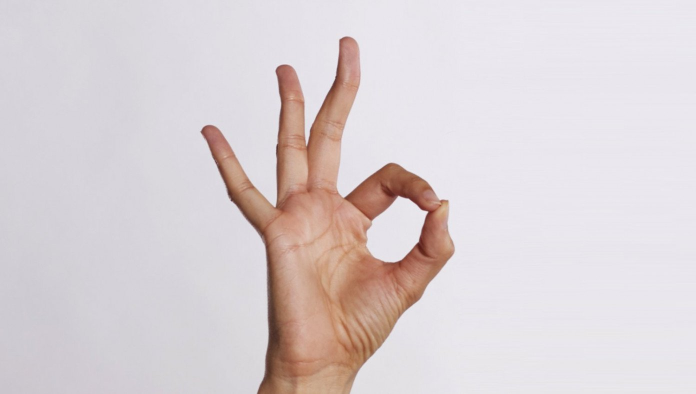
#> input picture hand.jpg, 1392 x 788 px (shown at 1/2 size)
$ python hand_contour.py
#> lines starting #> are read from the running program, lines starting #| are printed output that depends on the picture; after the words box and inside, x2 and y2 are one past the last pixel; in counts of white or black regions, pixels touching at a corner belong together
#Had to use 2 different gaussians becuase in the inverse, the hold in between the thumb and index finger wasnt detected
import cv2
import imutils

image = cv2.imread("hand.jpg")
#> image is the input picture: shape (788, 1392, 3); mean B, G, R 211.9, 209.4, 218.5
gray = cv2.cvtColor(image,cv2.COLOR_BGR2GRAY)
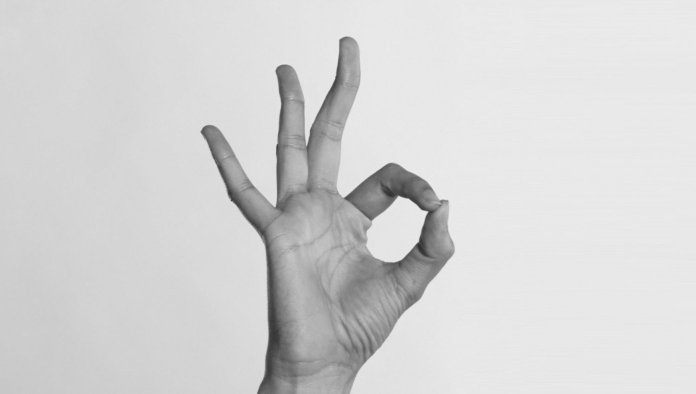
#> gray: shape (788, 1392) (shown at 1/2 size); min 39, max 240, mean 212.6
blurred = cv2.GaussianBlur(gray,(5,5),0)
thresh = cv2.threshold(blurred, 201,255,cv2.THRESH_BINARY)[1]
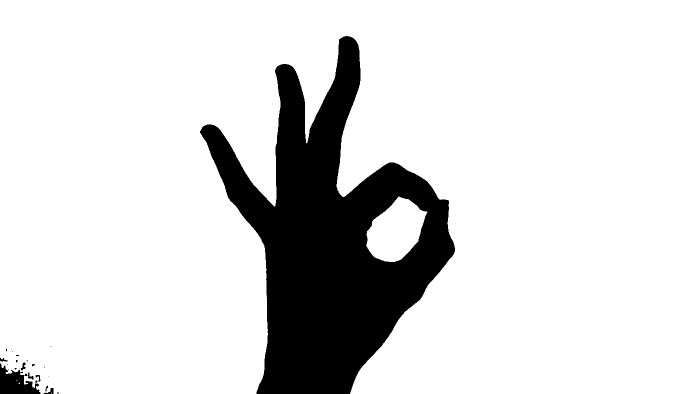
#> thresh: shape (788, 1392) (shown at 1/2 size); 85.4% white; 23 black regions (15 under 20 px)

#cv2.imshow("Image",image)
#cv2.imshow("Blurred",blurred)
#cv2.imshow("Threshed",thresh)

cnts = cv2.findContours(thresh.copy(),cv2.RETR_EXTERNAL,cv2.CHAIN_APPROX_SIMPLE)
#> cnts = 5 contours, 3 with area under 20; largest, box (x1, y1, x2, y2) and area: (0, 0, 1392, 788) 922969, (732, 393, 855, 524) 10200
cnts = imutils.grab_contours(cnts)  #we have the coordinates of the contours with this command

for c in cnts:
    if cv2.contourArea(c)< 800000:#Gets the hold between the thumb and the index finger
       cv2.drawContours(image,[c],-1,(0,255,0),3)
       cv2.imshow("Hand_1",image)
#> this loop made 5 passes
#> c on passes 1, 3: [[102, 785], [102, 787]], [[33, 760], [33, 761], [34, 761]]
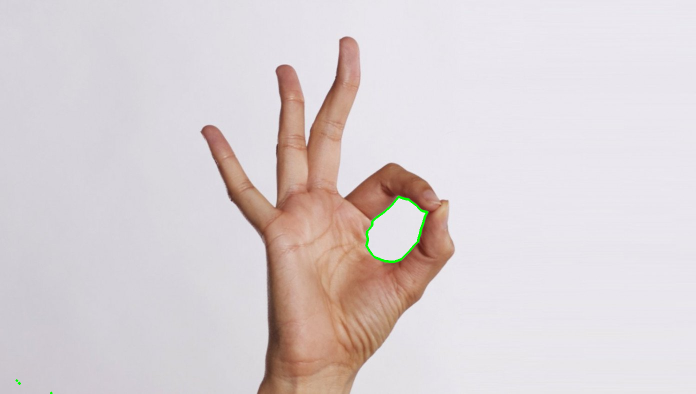
#> image: shape (788, 1392, 3) (shown at 1/2 size); 0.16% of pixels changed, all inside (x1, y1, x2, y2) = (31, 391, 857, 788)

thresh2 = cv2.threshold(blurred,201,255,cv2.THRESH_BINARY_INV)[1]
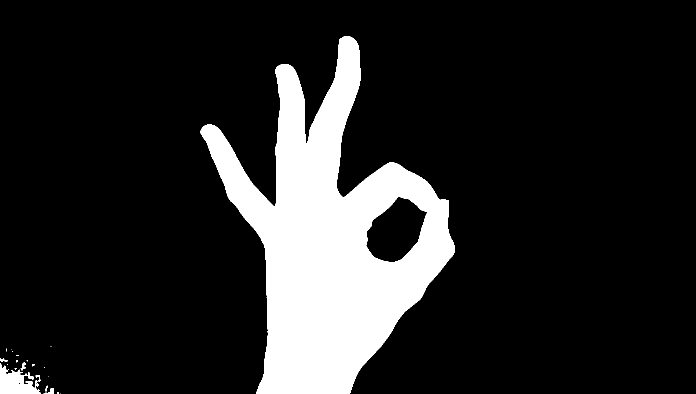
#> thresh2: shape (788, 1392) (shown at 1/2 size); 14.6% white; 23 white regions (15 under 20 px)

cnts = cv2.findContours(thresh2.copy(),cv2.RETR_EXTERNAL,cv2.CHAIN_APPROX_SIMPLE)
#> cnts = 23 contours, 16 with area under 20; largest, box (x1, y1, x2, y2) and area: (400, 72, 910, 788) 166318, (0, 727, 81, 788) 2650, (87, 776, 107, 788) 77, (49, 744, 67, 760) 65, (41, 725, 51, 741) 60, (0, 716, 16, 723) 42, (71, 750, 81, 763) 36
cnts = imutils.grab_contours(cnts)  #we have the coordinates of the contours with this command

for c in cnts:
    if cv2.contourArea(c)> 60: #Gets the rest of the external boundaries of the hand
       cv2.drawContours(image,[c],-1,(0,255,0),3)
       cv2.imshow("Hand_2",image)
#> this loop made 23 passes
#> c on passes 1, 2, 5, 8, 10, 12, 15, 18, 19, 20, 21, 22: [[120, 787]], [[115, 784], [115, 787], [116, 787], [116, 784]], [[97, 753]], [[17, 738], [17, 739]], [[88, 734], [89, 734]], [[14, 728], [15, 728]], [[53, 721], [54, 722], [55, 721]], [[32, 710], [32, 711], [37, 711], [37, 710]], [[24, 702], [25, 702]], [[22, 699]], [[12, 697], [12, 702], [13, 701], [13, 698]], [[101, 693], [102, 693]]
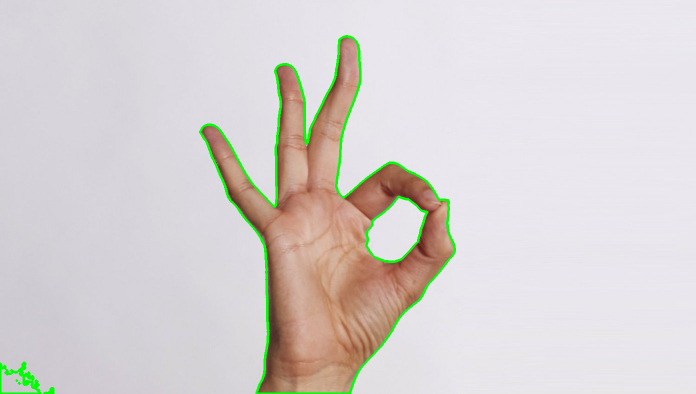
#> image: shape (788, 1392, 3) (shown at 1/2 size); 1.29% of pixels changed, all inside (x1, y1, x2, y2) = (0, 70, 912, 788)

#cv2.imwrite("HAND_CONT.jpg",image)
cv2.waitKey(0)
